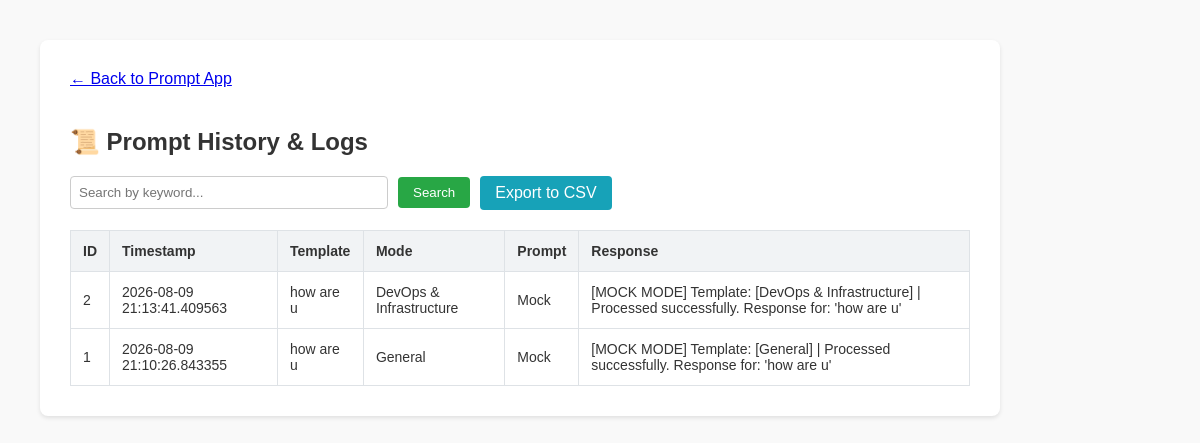
The app's page /history with its own data.
### tables this page shows
CREATE TABLE history
                 (id INTEGER PRIMARY KEY AUTOINCREMENT,
                  timestamp DATETIME,
                  prompt TEXT,
                  template TEXT,
                  mode TEXT,
                  response TEXT,
                  status TEXT);

### app.py (the view)
@app.route('/history')
def history():
    search = request.args.get('search', '')
    conn = sqlite3.connect('prompt_history.db')
    c = conn.cursor()
    if search:
        c.execute("SELECT * FROM history WHERE prompt LIKE ? ORDER BY timestamp DESC", ('%' + search + '%',))
    else:
        c.execute("SELECT * FROM history ORDER BY timestamp DESC")
    data = c.fetchall()
    conn.close()
    return render_template('history.html', history=data)

### templates/history.html (shortened to what this page needs)
<!DOCTYPE html>
<html lang="en">
<head>
</head>
<body>
    <div class="container">
        <a class="back-link" href="/">&larr; Back to Prompt App</a>
        <h2>📜 Prompt History & Logs</h2>
        <form method="GET" action="/history" style="display: flex; gap: 10px; align-items: center; margin-top: 15px;">
            <input type="text" name="search" placeholder="Search by keyword..." value="{{ request.args.get('search', '') }}">
            <button type="submit">Search</button>
            <a href="/export" class="btn" style="background: #17a2b8;">Export to CSV</a>
        </form>
        <table>
            <thead>
                <tr>
                    <th>ID</th>
                    <th>Timestamp</th>
                    <th>Template</th>
                    <th>Mode</th>
                    <th>Prompt</th>
                    <th>Response</th>
                </tr>
            </thead>
            <tbody>
                {% for row in history %}
                <tr>
                    <td>{{ row[0] }}</td>
                    <td>{{ row[1] }}</td>
                    <td>{{ row[2] }}</td>
                    <td>{{ row[3] }}</td>
                    <td>{{ row[4] }}</td>
                    <td>{{ row[5] }}</td>
                </tr>
                {% else %}
                <tr>
                    <td colspan="6" style="text-align: center;">No history found.</td>
                </tr>
                {% endfor %}
            </tbody>
        </table>
    </div>
</body>
</html>

### templates/history.html (style rules this page uses)
body { font-family: Arial, sans-serif; margin: 40px; background: #f9f9f9; color: #333; }
.container { max-width: 900px; background: #fff; padding: 30px; border-radius: 8px; box-shadow: 0 2px 4px rgba(0,0,0,0.1); }
table { width: 100%; border-collapse: collapse; margin-top: 20px; }
th, td { border: 1px solid #dee2e6; padding: 12px; text-align: left; font-size: 14px; }
th { background: #f1f3f5; }
input[type="text"] { padding: 8px; width: 300px; border: 1px solid #ccc; border-radius: 4px; }
button, .btn { background: #28a745; color: white; border: none; padding: 8px 15px; border-radius: 4px; cursor: pointer; text-decoration: none; display: inline-block; }
.back-link { margin-bottom: 20px; display: inline-block; }

### records on screen
history: id "2", timestamp "2026-08-09 21:13:41.409563", prompt "how are u", template "DevOps & Infrastructure", mode "Mock", response "[MOCK MODE] Template: [DevOps & Infrastructure] | Processed successfully. Response for: 'how are u'"
history: id "1", timestamp "2026-08-09 21:10:26.843355", prompt "how are u", template "General", mode "Mock", response "[MOCK MODE] Template: [General] | Processed successfully. Response for: 'how are u'"
